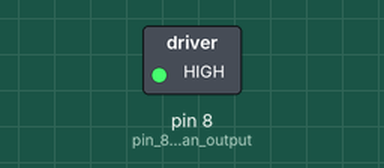
A sketch run on a simulated Arduino Uno, built with avr-gcc and run on an emulated ATmega328P. On the bench: switched loads named in the sketch (green lamp = pin HIGH).

Above: at 0.05 s.
Timing chart, 0 to 6.5 s (numbered marks = the images above):
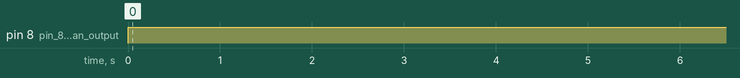

The sketch:

Motor___Relay.ino
```cpp
/*
Turns on and off a motor using a relay and pin 8
(Relay, pinMode, Delay, digital output)

*/


void setup() {
  // put your setup code here, to run once:
pinMode(8, OUTPUT);// pin 8 is an output
}

void loop() {
  // put your main code here, to run repeatedly:
 digitalWrite (8, 1); // energize coil
 delay(10000);        // Wiat 10 sec
 digitalWrite (8, 0); // de-energize coil
}
```

Measured:
- by itself, pin 8 (pin_8_is_an_output): LOW → HIGH at 0.00 s
